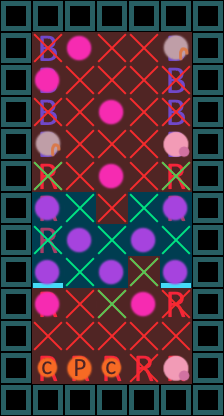

This is a level from a 2D game, rendered from its Tiled map with the project's own tilesets. A one-line summary and the complete map file follow:
An orthogonal 7x13 tile map with 32x32 px tiles, 6 tile layers (bus, people, distancing, people, ...).

<map version="1.2" tiledversion="1.3.4" orientation="orthogonal" renderorder="right-down" width="7" height="13" tilewidth="32" tileheight="32" infinite="0" nextlayerid="9" nextobjectid="1">
 <tileset firstgid="1" source="rough sprites for level design.tsx" />
 <layer id="1" name="bus" width="7" height="13" locked="1">
  <data encoding="csv">
4,4,4,4,4,4,4,
4,1,0,0,0,1,4,
4,1,0,0,0,1,4,
4,1,0,0,0,1,4,
4,1,0,0,0,1,4,
4,2,0,0,0,2,4,
4,2,0,0,0,2,4,
4,2,0,0,0,0,4,
4,3,0,0,0,3,4,
4,2,0,0,0,2,4,
4,0,0,0,0,0,4,
4,2,2,2,2,2,4,
4,4,4,4,4,4,4
</data>
 </layer>
 <group id="5" name="Unmoveable">
  <layer id="6" name="people" width="7" height="13">
   <data encoding="csv">
0,0,0,0,0,0,0,
0,0,7,0,0,5,0,
0,7,0,0,0,0,0,
0,0,0,7,0,0,0,
0,5,0,0,0,6,0,
0,0,0,7,0,0,0,
0,0,0,0,0,0,0,
0,0,0,0,0,0,0,
0,0,0,0,0,0,0,
0,7,0,0,7,0,0,
0,0,0,0,0,0,0,
0,12,11,12,0,6,0,
0,0,0,0,0,0,0
</data>
  </layer>
  <layer id="7" name="distancing" width="7" height="13">
   <data encoding="csv">
0,0,0,0,0,0,0,
0,9,0,9,9,0,0,
0,0,9,9,9,9,0,
0,9,9,0,9,9,0,
0,0,9,9,9,0,0,
0,9,9,0,9,9,0,
0,0,0,9,0,0,0,
0,0,0,0,0,0,0,
0,0,0,0,9,0,0,
0,0,9,9,0,9,0,
0,9,9,9,9,9,0,
0,0,0,0,9,0,0,
0,0,0,0,0,0,0
</data>
  </layer>
 </group>
 <group id="4" name="Moveable">
  <layer id="2" name="people" width="7" height="13">
   <data encoding="csv">
0,0,0,0,0,0,0,
0,0,0,0,0,0,0,
0,0,0,0,0,0,0,
0,0,0,0,0,0,0,
0,0,0,0,0,0,0,
0,0,0,0,0,0,0,
0,7,0,0,0,7,0,
0,0,7,0,7,0,0,
0,7,0,7,0,7,0,
0,0,0,0,0,0,0,
0,0,0,0,0,0,0,
0,0,0,0,0,0,0,
0,0,0,0,0,0,0
</data>
  </layer>
  <layer id="3" name="distancing" width="7" height="13">
   <data encoding="csv">
0,0,0,0,0,0,0,
0,0,0,0,0,0,0,
0,0,0,0,0,0,0,
0,0,0,0,0,0,0,
0,0,0,0,0,0,0,
0,10,0,0,0,10,0,
0,0,10,0,10,0,0,
0,10,0,10,0,10,0,
0,0,10,0,10,0,0,
0,0,0,10,0,0,0,
0,0,0,0,0,0,0,
0,0,0,0,0,0,0,
0,0,0,0,0,0,0
</data>
  </layer>
 </group>
 <layer id="8" name="areas" width="7" height="13">
  <data encoding="csv">
0,0,0,0,0,0,0,
0,34,34,34,34,34,0,
0,34,34,34,34,34,0,
0,34,34,34,34,34,0,
0,34,34,34,34,34,0,
0,34,34,34,34,34,0,
0,33,33,34,33,33,0,
0,33,33,33,33,33,0,
0,33,33,33,34,33,0,
0,34,34,34,34,34,0,
0,34,34,34,34,34,0,
0,34,34,34,34,34,0,
0,0,0,0,0,0,0
</data>
 </layer>
</map>
